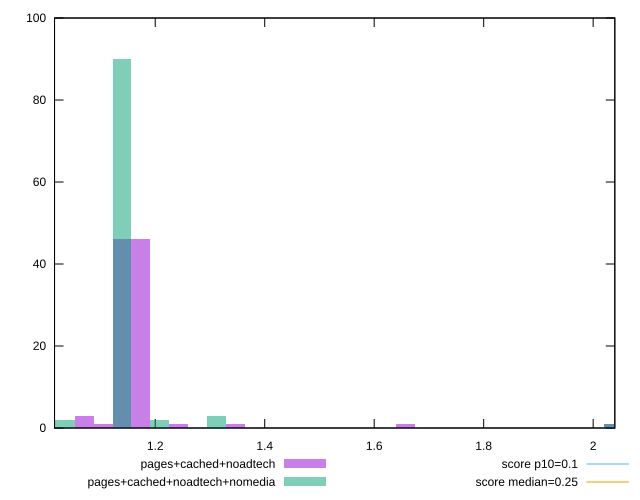

Reproduce this figure in gnuplot.
reset

$pagesCachedNoadtech <<EOF
1.139190891241063 46
1.1737118273392773 46
1.0701490190446352 3
2.036735229794628 1
1.2427536995357054 1
1.6570049327142737 1
1.1046699551428492 1
1.3463165078303474 1
EOF

$pagesCachedNoadtechNomedia <<EOF
1.139190891241063 90
1.3117955717321335 3
1.0011071468482071 2
1.035628082946421 2
1.2082327634374912 2
2.036735229794628 1
EOF

set key outside below
set boxwidth 0.034520936098214036
set xrange [1.016012471516927:2.0395882941351995]
set yrange [0:100]
set trange [0:100]
set style fill transparent solid 0.5 noborder

set parametric
set terminal svg size 640, 500 enhanced background rgb 'white'
set output "report_00009_2021-02-08T22-37-41.559Z/cumulative-layout-shift/comparison/histogram/2_vs_3.svg"

plot $pagesCachedNoadtech title "pages+cached+noadtech" with boxes, \
     $pagesCachedNoadtechNomedia title "pages+cached+noadtech+nomedia" with boxes, \
     0.1,t title "score p10=0.1", \
     0.25,t title "score median=0.25"

reset
